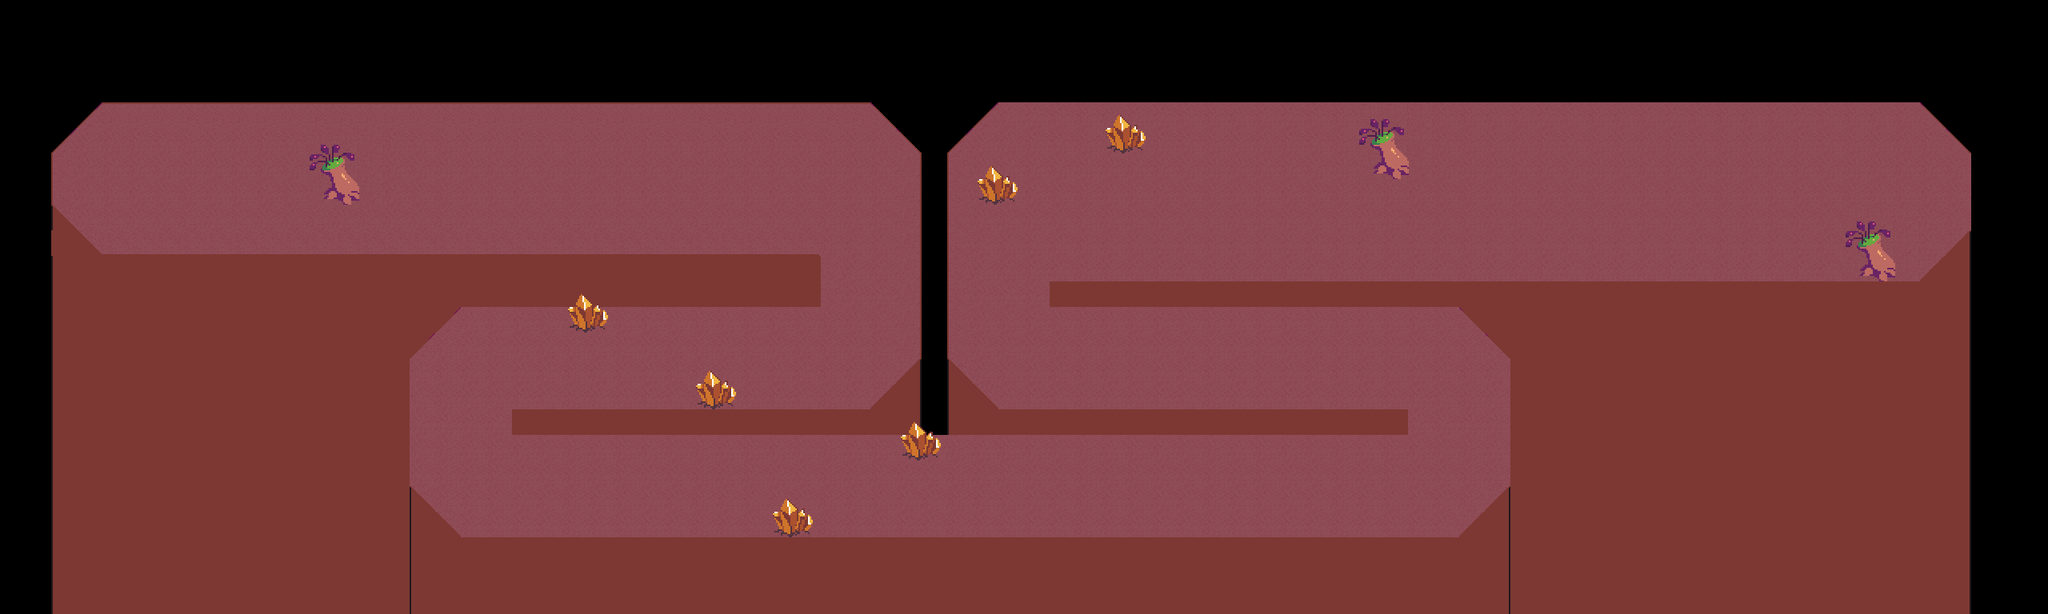

This game map was drawn from its Tiled (.tmx) file and the tilesets committed beside it. A one-line description and the trimmed map source follow:
An orthogonal 80x24 tile map with 32x32 px tiles, 2 tile layers (front edge, floor), 2 tilesets and 10 objects (6x saucer, 2x plantman, player, skater).

<map version="1.10" tiledversion="1.10.2" orientation="orthogonal" renderorder="right-down" width="80" height="24" tilewidth="32" tileheight="32" infinite="0" nextlayerid="5" nextobjectid="25">
 <tileset firstgid="1" source="stage3.tsx" />
 <tileset firstgid="257" source="stage1.tsx" />
 <layer id="1" name="front edge" width="80" height="24">
  <data>[1920 cells, 717 non-empty, 5 distinct tile ids]</data>
 </layer>
 <layer id="2" name="floor" width="80" height="24">
  <data>[1920 cells, 1210 non-empty, 24 distinct tile ids]</data>
 </layer>
 <objectgroup id="4" name="Object Layer 1">
  <object id="11" name="player" x="207.333" y="240">
   <point />
  </object>
  <object id="14" name="plantman" x="1074.67" y="292">
   <point />
  </object>
  <object id="15" name="saucer" x="1592.67" y="204.667">
   <point />
  </object>
  <object id="16" name="saucer" x="1802.66" y="299.333">
   <point />
  </object>
  <object id="17" name="saucer" x="1400" y="305.333">
   <point />
  </object>
  <object id="19" name="saucer" x="1603.33" y="467.333">
   <point />
  </object>
  <object id="20" name="skater" x="2244" y="249.334">
   <point />
  </object>
  <object id="21" name="plantman" x="847.333" y="638">
   <point />
  </object>
  <object id="23" name="saucer" x="657.333" y="249.333">
   <point />
  </object>
  <object id="24" name="saucer" x="1284" y="621.333">
   <point />
  </object>
 </objectgroup>
</map>
